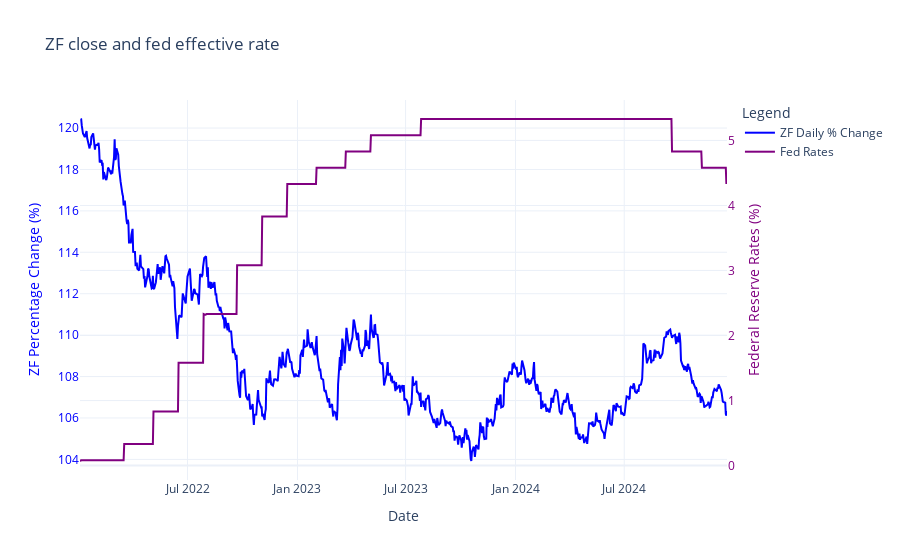

The notebook cell this image was saved under:
### Code cell
import plotly.graph_objects as go

fig = go.Figure()

# Add the line plot for ZF percentage change
fig.add_trace(go.Scatter(
    x=df['Date'], y=df['Close'],
    mode='lines', name='ZF Daily % Change',
    line=dict(color='blue')
))

# Add the line plot for Federal Reserve rates
fig.add_trace(go.Scatter(
    x=fed_rates['date'], y=fed_rates['rate'],
    mode='lines', name='Fed Rates',
    line=dict(color='purple'),
    yaxis='y2'  # Use the secondary y-axis
))

# Update layout for dual y-axes
fig.update_layout(
    title="ZF close price vs fed effective rate",
    xaxis_title="Date",
    yaxis=dict(
        title="ZF Percentage Change (%)",
        titlefont=dict(color='blue'),
        tickfont=dict(color='blue')
    ),
    yaxis2=dict(
        title="Federal Reserve Rates (%)",
        titlefont=dict(color='purple'),
        tickfont=dict(color='purple'),
        overlaying='y',
        side='right'
    ),
    legend_title="Legend",
    template="plotly_white"
)

# Show plot
fig.show()

### Figure 1 — Plotly figure (JSON) as saved in the notebook; plotly's stock layout.template omitted (floating-point values rounded to 4 significant figures; data arrays with more than 128 entries replaced by an {"elided": "..."} marker saying what was removed)
{"data": [{"line": {"color": "blue"}, "mode": "lines", "name": "ZF Daily % Change", "type": "scatter", "x": {"elided": "748 str values"}, "y": {"elided": "748 float values"}}, {"line": {"color": "purple"}, "mode": "lines", "name": "Fed Rates", "type": "scatter", "x": {"elided": "1083 str values"}, "y": {"elided": "1083 float values"}, "yaxis": "y2"}], "layout": {"legend": {"title": {"text": "Legend"}}, "title": {"text": "ZF close and fed effective rate"}, "xaxis": {"title": {"text": "Date"}}, "yaxis": {"tickfont": {"color": "blue"}, "title": {"font": {"color": "blue"}, "text": "ZF Percentage Change (%)"}}, "yaxis2": {"overlaying": "y", "side": "right", "tickfont": {"color": "purple"}, "title": {"font": {"color": "purple"}, "text": "Federal Reserve Rates (%)"}}}}
